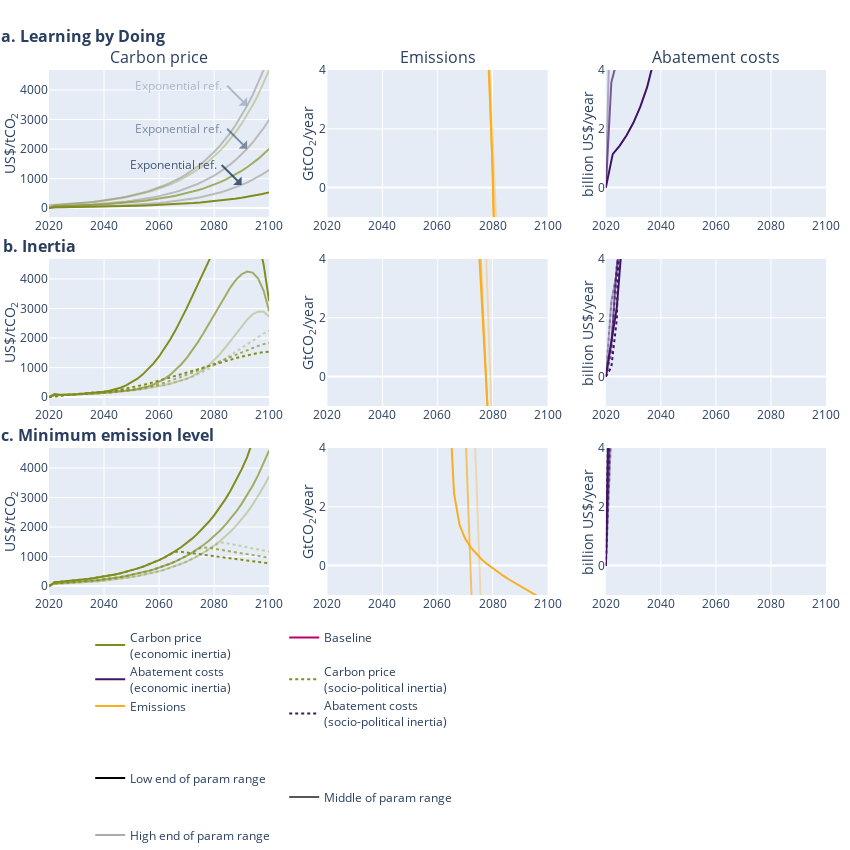

Notebook code cell kept with this figure:
### Code cell
fig = make_subplots(
    rows=3, cols=3, 
    subplot_titles=[
        '<b>a. Learning by Doing</b>'.ljust(65)+'<br>Carbon price', 'Emissions', 'Abatement costs',
        '<b>b. Inertia</b>'.ljust(77), '', '',
        '<b>c. Minimum emission level</b>'.ljust(58), '', ''
    ],
    vertical_spacing=0.08, horizontal_spacing=0.075
)

add_hotelling(fig, modelLBD, opacity=0.55)
add_hotelling(fig, modelLBD_high, opacity=0.3)
add_hotelling(fig, modelLBD_low, dt=2.5)

modelLBD.plot(fig, 1, name='LBD', with_vanilla=False, opacity=0.67)
modelLBD_high.plot(fig, 1, name='LBD high', with_vanilla=False, opacity=0.33)
modelLBD_low.plot(fig, 1, name='LBD low', with_vanilla=False, opacity=1)

modelInertia.plot(fig, 2, name='Inertia', with_vanilla=True, opacity=.67)
modelInertia_high.plot(fig, 2, name='Inertia high', with_vanilla=True, opacity=.33)
modelInertia_low.plot(fig, 2, name='Inertia low', with_vanilla=True, opacity=1)

# modelInertia_medium_lowlearning.plot(fig, 2, color='mediumvioletred', name='Inertia', with_vanilla=False, opacity=.67)
# modelInertia_high_lowlearning.plot(fig, 2, color='mediumvioletred', name='Inertia high', with_vanilla=False, opacity=.33)
# modelInertia_low_lowlearning.plot(fig, 2, color='mediumvioletred', name='Inertia low', with_vanilla=False, opacity=1)

# modelInertia_medium_highlearning.plot(fig, 2, color='cornflowerblue', name='Inertia', with_vanilla=False, opacity=.67)
# modelInertia_high_highlearning.plot(fig, 2, color='cornflowerblue', name='Inertia high', with_vanilla=False, opacity=.33)
# modelInertia_low_highlearning.plot(fig, 2, color='cornflowerblue', name='Inertia low', with_vanilla=False, opacity=1)

modelMinLevel.plot(fig, 3, name='minEmissionLevel', with_vanilla=True, opacity=.67)
modelMinLevel_high.plot(fig, 3, name='minEmissionLevel high', with_vanilla=True, opacity=.33)
modelMinLevel_low.plot(fig, 3, name='minEmissionLevel low', with_vanilla=True, opacity=1)

for i, name, dash in [
    (1, 'Carbon price<br>(economic inertia)'.ljust(50), None),                      (2, 'Baseline', None),  (4, 'Abatement costs<br>(economic inertia)', None),
    (1, 'Carbon price<br>(socio-political inertia)', 'dot'), (3, 'Emissions', None), (4, 'Abatement costs<br>(socio-political inertia)', 'dot'),
]:
    fig.add_scatter(x=[None], y=[None], mode='lines', line={'color': COLORS_PBL[i], 'dash': dash}, name=name)


fig.add_scatter(x=[None], y=[None], mode='lines', line={'color': 'rgba(0,0,0,0)'}, name=' ')
fig.add_scatter(x=[None], y=[None], mode='lines', line={'color': 'rgba(0,0,0,0)'}, name=' ')
fig.add_scatter(x=[None], y=[None], mode='lines', line={'color': 'rgba(0,0,0,0)'}, name=' ')
fig.add_scatter(x=[None], y=[None], mode='lines', line={'color': 'rgba(0,0,0,0)'}, name=' ')
fig.add_scatter(x=[None], y=[None], mode='lines', line={'color': 'rgba(0,0,0,1)'}, name='Low end of param range')
fig.add_scatter(x=[None], y=[None], mode='lines', line={'color': 'rgba(0,0,0,0)'}, name=' ')
fig.add_scatter(x=[None], y=[None], mode='lines', line={'color': 'rgba(0,0,0,0)'}, name=' ')
fig.add_scatter(x=[None], y=[None], mode='lines', line={'color': 'rgba(0,0,0,.66)'}, name='Middle of param range')
fig.add_scatter(x=[None], y=[None], mode='lines', line={'color': 'rgba(0,0,0,0)'}, name=' ')
fig.add_scatter(x=[None], y=[None], mode='lines', line={'color': 'rgba(0,0,0,0)'}, name=' ')
fig.add_scatter(x=[None], y=[None], mode='lines', line={'color': 'rgba(0,0,0,.33)'}, name='High end of param range')
fig.add_scatter(x=[None], y=[None], mode='lines', line={'color': 'rgba(0,0,0,0)'}, name=' ')
    
fig.update_yaxes(col=1, matches='y', title='US$/tCO<sub>2</sub>', range=[-301, 4678])
fig.update_yaxes(col=2, matches='y2', title='GtCO<sub>2</sub>/year')
fig.update_yaxes(col=3, matches='y3', title='billion US$/year')
fig.update_yaxes(title_standoff=0)
fig.update_layout(
    margin={'t': 70, 'b': 30, 'l': 30, 'r': 10},
    height=850, width=850,
    legend={'orientation': 'h', 'x': 0.1, 'y': -0.035}
)
fig.show()
